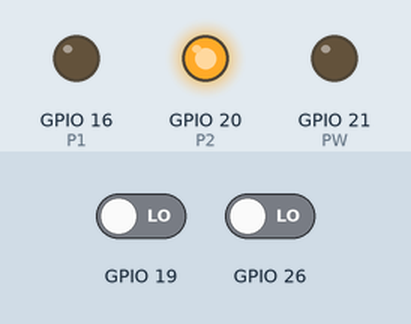
Simulated run of this program. Board: Raspberry Pi (BCM pin numbers). On the bench: output pins drawn as LEDs (lit = HIGH). The inputs (shaded band) are chosen by the test bench; at power-on: GPIO 19 LOW, GPIO 26 LOW. Files the program writes start out absent; the clock reads 2024-03-15 10:24:30 at power-on unless the program sets it; what the program prints to the terminal is not drawn.

Above: at 0.2 s.
Timing chart, 0 to 1.7 s (numbered marks = the images above):
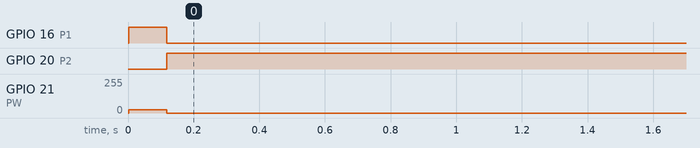

The program:

main.pid.py
```python
# Import Libraries
import time, os, sys, threading
import RPi.GPIO as gp
from encoder import Encoder

#########################################################################
# FUNCTIONS
#########################################################################

# Start and Stop the Motor
def start(x):
    pwm.start(x)
    return None
def stop():
    pwm.stop()
    return None

# Change PWM Attributes
def change_frequency(x):
    pwm.ChangeFrequency(x)
    return x
def change_duty(x):
    pwm.ChangeDutyCycle(x)
    return x
def change_direction(x):
    if x == 'ccw':
        gp.output(P1, gp.HIGH)
        gp.output(P2, gp.LOW)
    if x == 'cw':
        gp.output(P1, gp.LOW)
        gp.output(P2, gp.HIGH)
    return x

#########################################################################
# REGISTERS
#########################################################################

# PIN VARS

P1            = 16      # HBRIDGE CONTROL X
P2            = 20      # HBRIDGE CONTROL Y
PW            = 21      # HBRIDGE PWM

ENC_A         = 19      # ENCODER PHASE A
ENC_B         = 26      # ENCODER PHASE B

# PWM VARS

FREQUENCY     = 10000    # PWM INITIAL FREQUENCY
DUTY_CYCLE    =   10    # PWM INITIAL DUTY CYCLE

KDC           = 3
KF            = 1

# PID VARS

PULSE_REV     = 600
START         = 0
SAMPLETIME    = 0.0005
TARGET        = 0

KP            = 20.0
KD            = 4.0
KI            = 0.04

ERROR_PREV    = 0
ERROR_SUM     = 0
PV            = 0

# DATA LOG VARS

TESTNAME = 'mar_19_log'


#########################################################################
# SETUP
#########################################################################

# GPIO LIBRARY SETUP

gp.setwarnings(False)
gp.setmode(gp.BCM)

# GPIO PIN MODE SETUP

gp.setup(P1, gp.OUT) # HBRIDGE CONTROL X
gp.setup(P2, gp.OUT) # HBRIDGE CONTROL Y
gp.setup(PW, gp.OUT) # HBRIDGE PWM

# ENCODER SETUP

encoder = Encoder(ENC_A, ENC_B)

# PWM SETUP

pwm = gp.PWM(PW, FREQUENCY)

gp.output(P1, gp.HIGH) # Initial direction CW
gp.output(P2, gp.LOW)

#########################################################################
# PID
#########################################################################

pwm.start(DUTY_CYCLE)               # PWM START

f = open(TESTNAME + '.391', 'w')    # OPEN LOG FILE FOR WRITING

START = time.time()                 # SET PROGRAM START TIME

while True:                             # FOREVER


    time.sleep(0.1)                             # WAIT 0.1 SECONDS
    os.system('clear')                          # CLEAR SCREEN

    ERROR = (TARGET - encoder.value) / 600.0    # CALCULATE ERROR


    # ###########################  TEST ################################## #

    if ERROR > 0:
        change_direction('ccw')          # ADJUST DIRECTION CW
    else:
        change_direction('cw')         # ADUST DIRECTION CCW

    if abs(ERROR) < 1e2:
        PV = (ERROR * KP) + (ERROR_PREV * KD) + (ERROR_SUM * KI)

    DUTY_CYCLE =  change_duty(KDC * abs(PV))
    #FREQUENCY = change_frequency(abs(PV))

    # #################################################################### #

    time.sleep(SAMPLETIME)              # WAIT FOR SAMPLETIME SECONDS

    ERROR_PREV = ERROR                  # SAVE DERIVATIVE ERROR
    ERROR_SUM += ERROR                  # ADD INTEGRAL ERROR

    # PRINT DATA AND WRITE TO FILE

    INFO = '''
    ------------------------------------------------------------------------
    KP = {kp:<04.2f}                                         t  =  {dt: >14.3f}
    KD = {kd:< 04.2f}
    KI = {ki:< 4.2f}
                                                    ___________________________
    ERROR         \t   e   = {e_: > 10.3f} \t   |  e   *  KP  =  {x: > 10.3f}
    dERROR        \t   de  = {ep: > 10.3f} \t   |  de  *  KD  =  {y: > 10.3f}
    sum(ERROR)    \t   se  = {es: > 10.3f} \t   |  se  *  KI  =  {z: > 10.3f}
    _______________________________________________

    PROCESS VARIABLE  \t         e * KP + de * KD + se * KI = PV  =   {pv: > 10.3f}

    ________________________________________________________________________

    K_DC = {kdc:3.0f}
    k_F  = {kf:3.0f}

    DUTY CYCLE \t\t V   =  PV  *  K_DC  = {dc: > 16.3f}
    FREQUENCY  \t\t f   =  PV  *  K_F   = {f: > 16.3f}

    --------------------------------------------------------------------------'''.format(e_=ERROR, ep=ERROR_PREV, es=ERROR_SUM,
                                                                                        dt=time.time() - START, s=' ',
                                                                                        kp=KP, kd=KD, ki=KI,
                                                                                        kdc=KDC, kf=KF,
                                                                                        dc=DUTY_CYCLE, f=FREQUENCY,
                                                                                        pv=PV,
                                                                                        x=KP*ERROR, y=KD*ERROR_PREV, z=KI*ERROR_SUM)

    print(INFO)                         # PRINT DATA
    f.write(INFO)                       # WRITE DATA TO FILE

f.close()       # CLOSE FILE
```

encoder.py
```python
# Class to monitor a rotary encoder and update a value.  You can either read the value when you need it, by calling getValue(), or
# you can configure a callback which will be called whenever the value changes.

import RPi.GPIO as GPIO

class Encoder:

    def __init__(self, leftPin, rightPin, callback=None):
        self.leftPin = leftPin
        self.rightPin = rightPin
        self.value = 0
        self.state = '00'
        self.direction = None
        self.callback = callback
        GPIO.setmode(GPIO.BCM)
        GPIO.setup(self.leftPin, GPIO.IN, pull_up_down=GPIO.PUD_DOWN)
        GPIO.setup(self.rightPin, GPIO.IN, pull_up_down=GPIO.PUD_DOWN)
        GPIO.add_event_detect(self.leftPin, GPIO.BOTH, callback=self.transitionOccurred)
        GPIO.add_event_detect(self.rightPin, GPIO.BOTH, callback=self.transitionOccurred)

    def transitionOccurred(self, channel):
        p1 = GPIO.input(self.leftPin)
        p2 = GPIO.input(self.rightPin)
        newState = "{}{}".format(p1, p2)

        if self.state == "00": # Resting position
            if newState == "01": # Turned right 1
                self.direction = "R"
            elif newState == "10": # Turned left 1
                self.direction = "L"

        elif self.state == "01": # R1 or L3 position
            if newState == "11": # Turned right 1
                self.direction = "R"
            elif newState == "00": # Turned left 1
                if self.direction == "L":
                    self.value = self.value - 1
                    if self.callback is not None:
                        self.callback(self.value)

        elif self.state == "10": # R3 or L1
            if newState == "11": # Turned left 1
                self.direction = "L"
            elif newState == "00": # Turned right 1
                if self.direction == "R":
                    self.value = self.value + 1
                    if self.callback is not None:
                        self.callback(self.value)

        else: # self.state == "11"
            if newState == "01": # Turned left 1
                self.direction = "L"
            elif newState == "10": # Turned right 1
                self.direction = "R"
            elif newState == "00": # Skipped an intermediate 01 or 10 state, but if we know direction then a turn is complete
                if self.direction == "L":
                    self.value = self.value - 1
                    if self.callback is not None:
                        self.callback(self.value)
                elif self.direction == "R":
                    self.value = self.value + 1
                    if self.callback is not None:
                        self.callback(self.value)

        self.state = newState

    def getValue(self):
        return self.value
```

Measured:
- by itself, GPIO 16 (P1): HIGH → LOW at 0.12 s
- by itself, GPIO 20 (P2): LOW → HIGH at 0.12 s
- by itself, GPIO 21 (PW): 26/255 → 0/255 at 0.12 s
